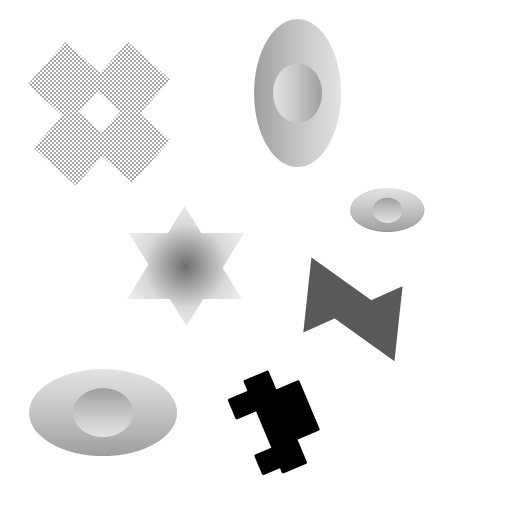
#> input picture 04-ImageProcessing/images/img_2.bmp, 512 x 512 px; the run also reads 1 picture not shown here
$ python s13505.py
#> lines starting #> are read from the running program, lines starting #| are printed output that depends on the picture; after the words box and inside, x2 and y2 are one past the last pixel; in counts of white or black regions, pixels touching at a corner belong together
import cv2

moto = cv2.imread("images/img_2.bmp", 0)
#> moto is the input picture: shape (512, 512); min 0, max 255, mean 238
temp = cv2.imread("images/Timg_2.bmp", 0)
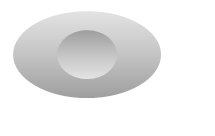
#> input picture 04-ImageProcessing/images/Timg_2.bmp, 215 x 136 px
#> temp is the input picture: shape (136, 215); min 158, max 255, mean 234.1

result = cv2.matchTemplate(moto, temp, cv2.TM_CCOEFF_NORMED)
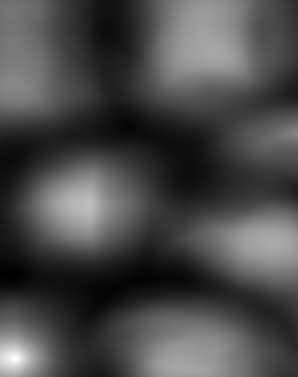
#> result: shape (377, 298) float32; min -0.353, max 0.984, mean 0.0378; drawn with min black and max white

min_val, max_val, min_loc, max_loc = cv2.minMaxLoc(result)
#> min_val = -0.353; max_val = 0.984; min_loc = (13, 274); max_loc = (15, 358)
top_left = max_loc
#> top_left = (15, 358)
w, h = temp.shape[::-1]
#> w = 215; h = 136
bottom_right = (top_left[0] + w, top_left[1] + h)
#> bottom_right = (230, 494)

result = cv2.imread("img_2.bmp")
cv2.rectangle(result, top_left, bottom_right, (255, 0, 0), 2)
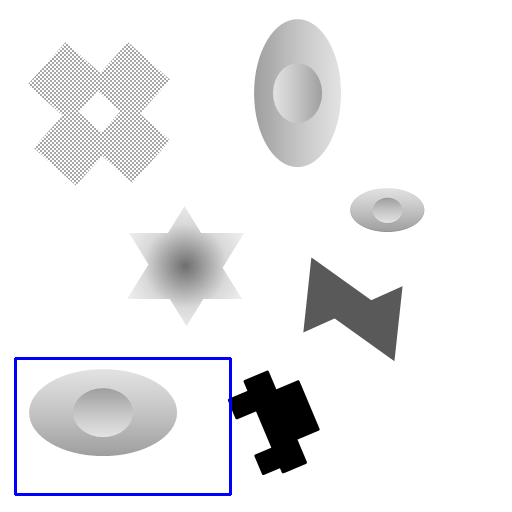
#> result: shape (512, 512, 3); 0.8% of pixels changed, all inside (x1, y1, x2, y2) = (14, 357, 232, 496)
cv2.imwrite("result2.bmp", result)
print(top_left)
#| (15, 358)
